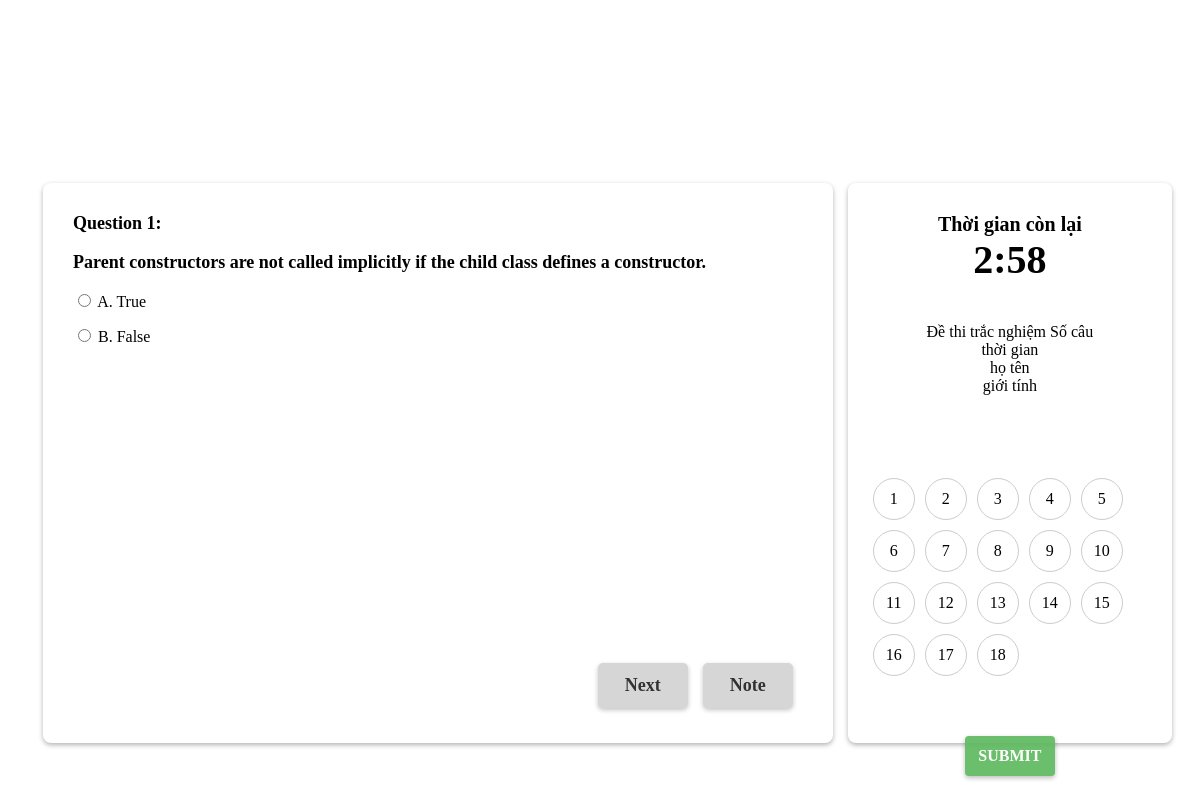
The app's page /demo.php with its own data.
### tables this page shows
CREATE TABLE `ques_exam` (
  `exam_id` varchar(5) NOT NULL,
  `ques_id` int(5) NOT NULL,
  `id` int(5) DEFAULT NULL
);

CREATE TABLE `question` (
  `ques_id` int(5) NOT NULL,
  `content` varchar(255) NOT NULL,
  `type` varchar(100) NOT NULL,
  `correct_ans` varchar(50) NOT NULL,
  `a_ans` varchar(500) DEFAULT NULL,
  `b_ans` varchar(500) DEFAULT NULL,
  `c_ans` varchar(500) DEFAULT NULL,
  `d_ans` varchar(500) DEFAULT NULL,
  `mark` float DEFAULT NULL,
  `cate_id` int(5) DEFAULT NULL
);

### demo.php (the view, shortened to what this page needs)
<!DOCTYPE html>
<html lang="en">
<head>
</head>
<?php
include_once 'dbconfig.php'; ?>
<body>
    <header>
    </header>
    <div class="exam-container">
        <div class="ques-container">
            <?php
            $sql = mysqli_query($conn, "SELECT `question`.*, `exam`.`exam_id`, `exam`.`title`, `exam`.`create_date`, `exam`.`date_time`, `exam`.`duration`, `exam`.`faculty_id`, `ques_exam`.* FROM `ques_exam`
                INNER JOIN `question` ON `question`.`ques_id` = `ques_exam`.`ques_id`
                INNER JOIN `exam` ON `exam`.`exam_id` = `ques_exam`.`exam_id`
                WHERE `ques_exam`.`exam_id`='M01'");
            while ($row = mysqli_fetch_array($sql)) {
                    {?>
                        <?php }
                        if($row['type']=="True / False")
                            {?>
                                <div class="hidden-question">
                                    <div class="ques_content">
                                        <span>Question <?php echo $row['id']; ?>:</span>
                                        <p><?php echo $row['content'] ?></p>
                                    </div>
                                    <div class="answer">
                                        <div class="ques">
                                            <input type="radio" name="answer" value="<?php echo $row['correct_ans']?>">
                                            A. <?php echo $row['a_ans']; ?>
                                        </div>
                                        <div class="ques">
                                            <input type="radio" name="answer" value="<?php echo $row['correct_ans']?>">
                                            B. <?php echo $row['b_ans']; ?>
                                        </div>
                                        <div class="revise-check">
                                            Note
                                        </div>
                                    </div>
                                </div>
                            <?php }
                        }?>
                        <div id="btn-next-previous">
                            <div class="btn-next" onclick="showNext()">
                                Next
                            </div>
                        </div>
                    </div>
                    <div class="info">
                        <div>
                            <div class="time">
                                <div>Thời gian còn lại</div>
                                <div class="tn" id="time-countdown">00:03:00</div>
                            </div>
                            <div class="student-info">
                                <span>Đề thi trắc nghiệm</span>
                                Số câu
                                <br>
                                thời gian <br>
                                họ tên <br>
                                giới tính
                            </div>
                            <div class="questioncheck">
                                <?php
                                $sql = mysqli_query($conn,"SELECT * FROM ques_exam WHERE exam_id='M01'");
                                while ($row = mysqli_fetch_array($sql)) {
                                    echo " <div class='ques_number'>";
                                    echo $row['id']."</div>";
                                }?>
                            </div>
                        </div>
                        <div class="finish">
                            <div class="btn-finish">
                                SUBMIT
                            </div>
                        </div>
                    </div>
                </div>
            </body>
</html>

### demo.php (style rules this page uses)
header { width: 100%; height: 155px; }
.exam-container { display: flex; box-sizing: border-box; height: 600px; padding: 20px 20px; }
.ques-container { display: flex; flex-direction: column; flex: 9; font-size: 16px; border-radius: 8px; padding: 30px; box-shadow: 0px 2px 5px rgba(0, 0, 0, 0.3); margin: 0px 15px; position: relative; justify-content: space-between; }
.ques_content { font-weight: 600; font-size: 18px; }
.ques { margin-top: 15px; }
.info { display: flex; flex: 4; border-radius: 8px; box-shadow: 0px 2px 5px rgba(0, 0, 0, 0.3); width: 100%; flex-direction: column; justify-content:space-between; }
.time { height: 130px; text-align: center; display: flex; flex-direction: column; justify-content: center; font-weight: 600; font-size: 20px; }
.tn { font-size: 40px; }
.student-info { margin-top: 10px; height: 130px; text-align: center; }
.questioncheck { display: flex; flex-wrap: wrap; padding: 20px; }
.ques_number { display: block; height: 40px; width: 40px; border: 1px solid #ccc; margin: 5px 5px; text-align: center; line-height: 40px; border-radius:50%; }
.finish { display: flex; justify-content: center; }
.btn-finish { margin-top: 10px; height: 40px; text-align: center; width: 90px; line-height: 40px; border-radius: 4px; background-color: #5CB85C; color: #fff; font-weight: 600; box-shadow: 0px 2px 5px rgba(0, 0, 0, 0.3); opacity: 0.9; -webkit-touch-callout: none; -webkit-user-select: none; -khtml-user-select: none; -moz-user-select: none; -ms-user-select: none; user-select: none; margin: 35px; }
#btn-next-previous { display: flex; flex-direction: row-reverse; margin-bottom: 50px; }
.btn-next { display: block; background-color: #ccc; height: 45px; font-size: 18px; width: 90px; font-weight: 600; line-height: 45px; text-align: center; border-radius: 5px; box-shadow: 0px 2px 5px rgba(0, 0, 0, 0.3); opacity: 0.8; margin-right: 30px; position: absolute; right: 115px; -webkit-touch-callout: none; -webkit-user-select: none; -khtml-user-select: none; -moz-user-select: none; -ms-user-select: none; user-select: none; }
.revise-check { display: block; background-color: #ccc; height: 45px; font-size: 18px; width: 90px; font-weight: 600; line-height: 45px; text-align: center; border-radius: 5px; box-shadow: 0px 2px 5px rgba(0, 0, 0, 0.3); opacity: 0.8; position: absolute; margin-right: 30px; right: 10px; bottom: 35px; -webkit-touch-callout: none; -webkit-user-select: none; -khtml-user-select: none; -moz-user-select: none; -ms-user-select: none; user-select: none; }

### records on screen
ques_exam: id "1", ques.content "Parent constructors are not called implicitly if the child class defines a constructor.", ques.a_ans "True", ques.b_ans "False"
ques_exam: id "2"
ques_exam: id "3"
ques_exam: id "4"
ques_exam: id "5"
ques_exam: id "6"
ques_exam: id "7"
ques_exam: id "8"
ques_exam: id "9"
ques_exam: id "10"
ques_exam: id "11"
ques_exam: id "12"
ques_exam: id "13"
ques_exam: id "14"
ques_exam: id "15"
ques_exam: id "16"
ques_exam: id "17"
ques_exam: id "18"
